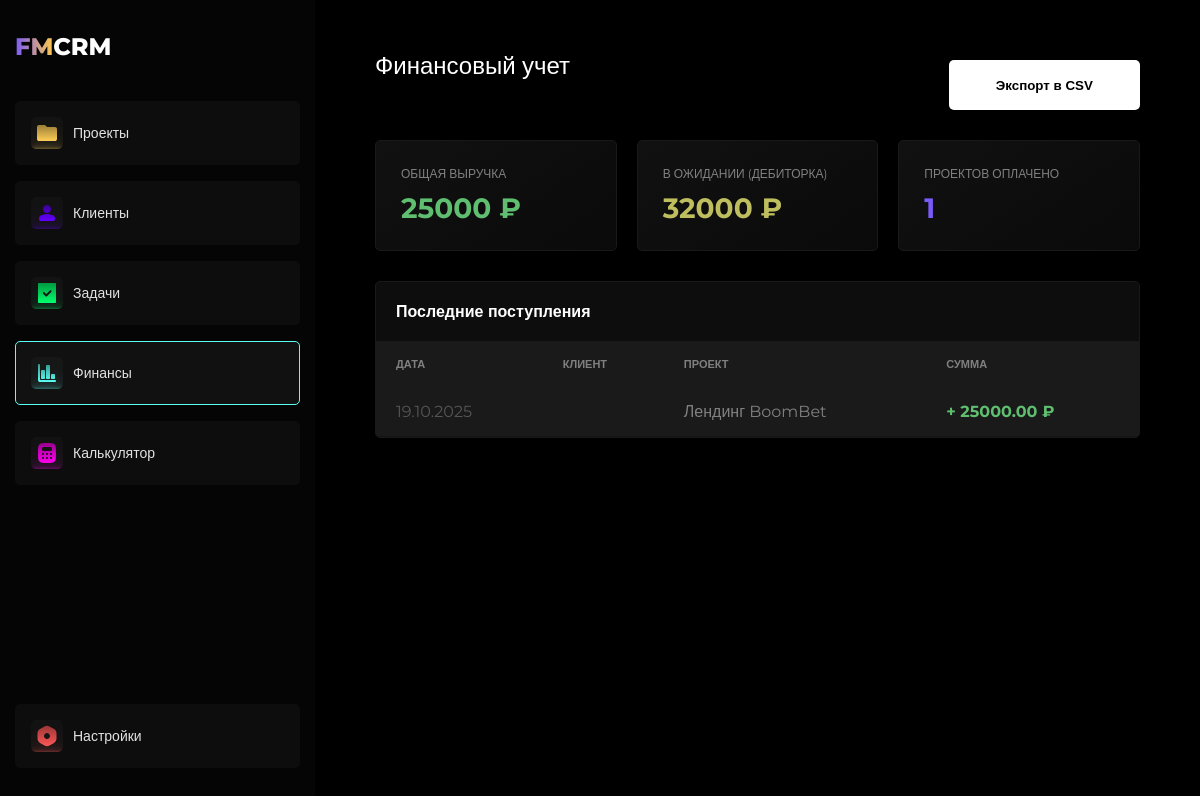
/finance/, run on an earlier commit of the app's database.
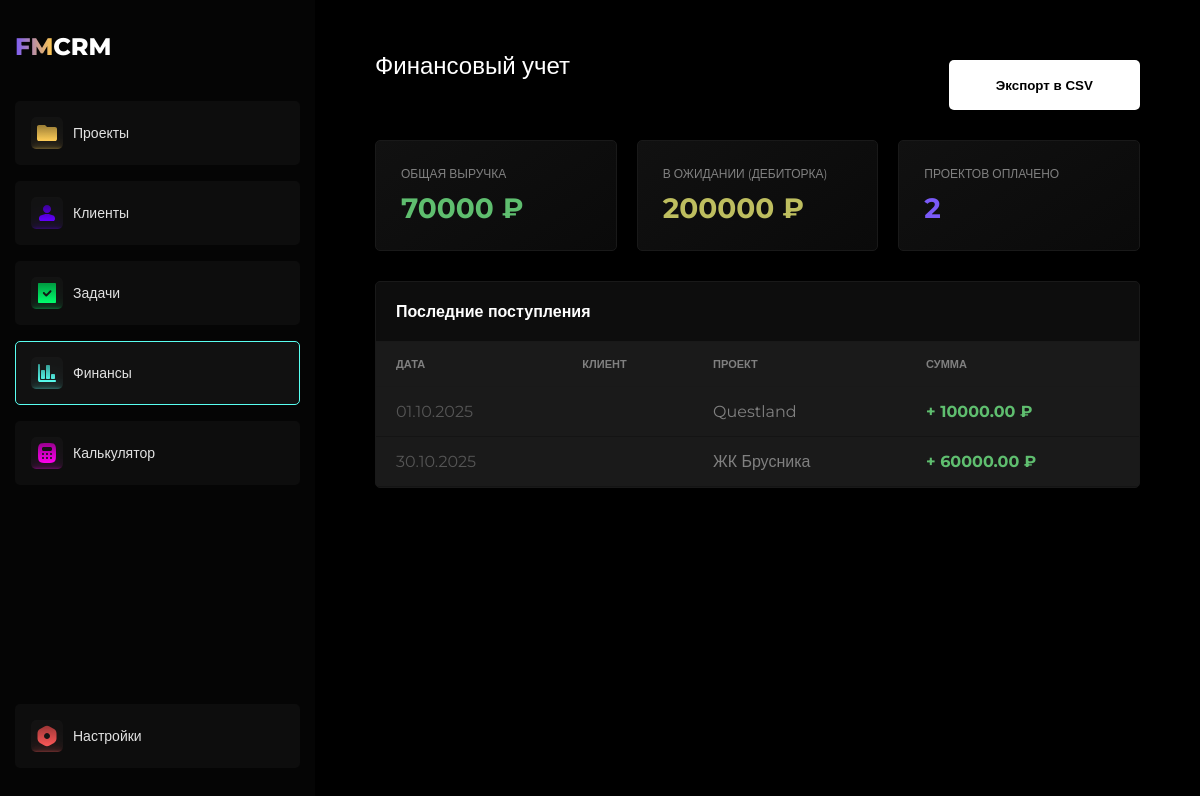
And on a later commit of the database.
### crm/models.py (models this page shows, shortened)
class Project(models.Model):
    STATUS_CHOICES = (
        ('planned', 'К выполнению'),
        ('inwork', 'В работе'),
        ('done', 'Завершён'),
        ('overdue', 'Просрочен'),
        ('paused', 'Приостановлен'),
    )
    PAYMENT_CHOICES = (
        ('paid', 'Оплачен'),
        ('not-paid', 'Не оплачен'),
        ('pending', 'Ожидает оплаты'),
    )
    title = models.CharField(max_length=200, verbose_name="Название проекта")
    client = models.ForeignKey(
        Client,
        on_delete=models.SET_NULL,
        null=True,
        blank=True,
        related_name='projects',
        verbose_name="Клиент"
    )
    description = models.TextField(blank=True, null=True, verbose_name="Описание проекта")
    status = models.CharField(max_length=20, choices=STATUS_CHOICES, default='planned', verbose_name="Статус")
    budget = models.DecimalField(max_digits=10, decimal_places=2, null=True, blank=True, verbose_name="Бюджет")
    start_date = models.DateField(null=True, blank=True, verbose_name="Дата начала")
    end_date = models.DateField(null=True, blank=True, verbose_name="Дата завершения")
    payment_status = models.CharField(max_length=20, choices=PAYMENT_CHOICES, default='not-paid', verbose_name="Оплата")
    order = models.PositiveIntegerField(default=0, verbose_name="Позиция")
    class Meta:
        ordering = ['status', 'order', 'id']

### crm/views.py (the view)
# urls.py: path('finance/', views.finance, name='finance'),
def finance(request):
    total_revenue = Project.objects.filter(payment_status='paid').aggregate(Sum('budget'))['budget__sum'] or 0
    pending_payments = Project.objects.filter(
        payment_status='pending'
    ).exclude(status='done').aggregate(Sum('budget'))['budget__sum'] or 0
    recent_payments = Project.objects.filter(payment_status='paid').select_related('client').order_by('-id')
    return render(request, 'finance.html', {
        'total_revenue': total_revenue,
        'pending_payments': pending_payments,
        'recent_payments': recent_payments,
    })

### templates/finance.html (shortened to what this page needs)
{% extends 'base.html' %}
{% block content %}
<div class="content">
    <div class="topbar">
        <h1>Финансовый учет</h1>
        <button class="add-project-btn">Экспорт в CSV</button>
    </div>
    <div style="display: grid; grid-template-columns: repeat(3, 1fr); gap: 20px; margin-bottom: 30px;">
        <div class="project-card" style="padding: 25px; border: 1px solid #191919; background: linear-gradient(145deg, #111, #0a0a0a);">
            <div style="color: #808080; font-size: 12px; text-transform: uppercase; margin-bottom: 10px;">Общая выручка</div>
            <div style="font-size: 28px; font-weight: bold; color: #5FBE6F;">{{ total_revenue }} ₽</div>
        </div>
        <div class="project-card" style="padding: 25px; border: 1px solid #191919; background: linear-gradient(145deg, #111, #0a0a0a);">
            <div style="color: #808080; font-size: 12px; text-transform: uppercase; margin-bottom: 10px;">В ожидании (дебиторка)</div>
            <div style="font-size: 28px; font-weight: bold; color: #BEBE5F;">{{ pending_payments }} ₽</div>
        </div>
        <div class="project-card" style="padding: 25px; border: 1px solid #191919; background: linear-gradient(145deg, #111, #0a0a0a);">
            <div style="color: #808080; font-size: 12px; text-transform: uppercase; margin-bottom: 10px;">Проектов оплачено</div>
            <div style="font-size: 28px; font-weight: bold; color: #7A5AF8;">{{ recent_payments|length }}</div>
        </div>
    </div>
    <div class="project-card" style="padding: 0; overflow: hidden; border: 1px solid #191919;">
        <div style="padding: 20px; border-bottom: 1px solid #191919; background: #0D0D0D;">
            <h3 style="font-size: 16px; margin: 0;">Последние поступления</h3>
        </div>
        <table style="width: 100%; border-collapse: collapse; color: white; text-align: left;">
            <thead>
                <tr style="color: #808080; font-size: 11px; text-transform: uppercase; border-bottom: 1px solid #191919;">
                    <th style="padding: 15px 20px;">Дата</th>
                    <th style="padding: 15px 20px;">Клиент</th>
                    <th style="padding: 15px 20px;">Проект</th>
                    <th style="padding: 15px 20px;">Сумма</th>
                </tr>
            </thead>
            <tbody>
                {% for payment in recent_payments %}
                <tr style="border-bottom: 1px solid #141414;">
                    <td style="padding: 15px 20px; color: #555;">{{ payment.start_date|date:"d.m.Y" }}</td>
                    <td style="padding: 15px 20px; font-weight: 500;">{{ payment.client.name }}</td>
                    <td style="padding: 15px 20px; color: #808080;">{{ payment.title }}</td>
                    <td style="padding: 15px 20px; color: #5FBE6F; font-weight: bold;">+ {{ payment.budget }} ₽</td>
                </tr>
                {% empty %}
                <tr>
                    <td colspan="4" style="padding: 40px; text-align: center; color: #444;">Пока нет зафиксированных оплат</td>
                </tr>
                {% endfor %}
            </tbody>
        </table>
    </div>
</div>
{% endblock %}

### templates/base.html (shortened to what this page needs)
{% load static %}
<!DOCTYPE html>
<html lang="ru">
<head>
    <link rel="stylesheet" href="{% static 'style.css' %}">
</head>
<body>
    <nav class="sidebar">
        <h1 class="logo"><span class="fm">FM</span>CRM</h1>
        <ul class="nav-list">
            <li class="nav-item {% if request.path == '/projects/' or request.path == '/' %}active{% endif %}">
                <a href="{% url 'projects' %}">
                    <img src="{% static 'icons/folder.svg' %}" alt="Проекты">
                    <span>Проекты</span>
                </a>
            </li>
            <li class="nav-item {% if request.path == '/clients/' %}active{% endif %}">
                <a href="{% url 'clients' %}">
                    <img src="{% static 'icons/user.svg' %}" alt="Клиенты">
                    <span>Клиенты</span>
                </a>
            </li>
            <li class="nav-item {% if request.path == '/tasks/' %}active{% endif %}">
                <a href="{% url 'tasks' %}">
                    <img src="{% static 'icons/check.svg' %}" alt="Задачи">
                    <span>Задачи</span>
                </a>
            </li>
            <li class="nav-item {% if request.path == '/finance/' %}active{% endif %}">
                <a href="{% url 'finance' %}">
                    <img src="{% static 'icons/chart.svg' %}" alt="Финансы">
                    <span>Финансы</span>
                </a>
            </li>
            <li class="nav-item {% if request.path == '/calculator/' %}active{% endif %}">
                <a href="{% url 'calculator' %}">
                    <img src="{% static 'icons/calculator.svg' %}" alt="Калькулятор">
                    <span>Калькулятор</span>
                </a>
            </li>
        </ul>
        <div class="settings {% if request.path == '/settings/' %}active{% endif %}">
            <a href="#">
                <img src="{% static 'icons/settings.svg' %}" alt="Настройки">
                <span>Настройки</span>
            </a>
        </div>
    </nav>
    <main class="content">
        {% block content %}
        {% endblock %}
    </main>
</body>
</html>

### static/style.css (style rules this page uses)
* { box-sizing: border-box; margin: 0; padding: 0; }
body { font-family: 'Montserrat', Arial, sans-serif; background-color: #000000; color: white; overflow-x: hidden; }
.topbar { display: flex; align-items: center; gap: 30px; margin-bottom: 30px; height: 50px; width: 100%; }
.add-project-btn { width: 285px; height: 50px; background-color: #FFFFFF; color: #000000; border: none; border-radius: 5px; font-weight: 700; cursor: pointer; }
.sidebar { position: fixed; top: 0; left: 0; width: 315px; height: 100vh; background-color: #050505; display: flex; flex-direction: column; padding: 32px 15px 0 15px; z-index: 100; }
.logo { font-family: 'Montserrat', sans-serif !important; font-weight: 800 !important; font-size: 24px !important; color: #ffffff !important; margin-bottom: 40px !important; }
.logo .fm { background: linear-gradient(90deg, #7A5AF8 0%, #FEC84B 100%) !important; -webkit-background-clip: text !important; -webkit-text-fill-color: transparent !important; }
.nav-list { list-style: none !important; padding: 0 !important; margin: 0 !important; display: flex !important; flex-direction: column !important; gap: 16px !important; }
.nav-item a, .settings a { display: flex !important; align-items: center !important; gap: 10px !important; text-decoration: none !important; color: #e2e2e2 !important; background-color: #0D0D0D !important; padding: 15px !important; width: 285px !important; border-radius: 5px !important; border: 1px solid transparent !important; transition: border-color 0.25s ease, background-color 0.25s ease !important; font-size: 14px !important; font-weight: 500 !important; }
.nav-item a img, .settings a img { width: 32px !important; height: 32px !important; }
.nav-item:nth-child(4).active a { border: 1px solid #59FFF1 !important; background-color: #111111 !important; }
.settings { margin-top: auto !important; margin-bottom: 30px !important; padding-bottom: 2px !important; }
.content { margin-left: 315px; padding: 30px; min-height: 100vh; background-color: #000000; width: calc(100% - 315px); }
.content h1 { font-family: 'Montserrat', Arial, sans-serif !important; font-size: 24px !important; font-weight: 500 !important; color: white !important; margin: 0 0 40px 0 !important; }
.project-card { background-color: #1A1A1A; padding: 20px; border-radius: 5px; width: 100%; transition: transform 0.2s ease; }
body { display: flex; }
.topbar { justify-content: space-between; max-width: 100%; }
.content > div { width: 100%; margin-left: 0 !important; margin-right: 0 !important; }
.content h1 { text-align: left !important; width: 100% !important; }
table { width: 100% !important; }

What changed in the data, as far as the page shows it:
removed Project: start_date "19.10.2025", title "Лендинг BoomBet", budget "25000.00"
added Project: start_date "01.10.2025", title "Questland", budget "10000.00"
added Project: start_date "30.10.2025", title "ЖК Брусника", budget "60000.00"
Also different on the page:
{{ total_revenue }}: "25000" → "70000"
{{ pending_payments }}: "32000" → "200000"
{{ recent_payments|length }}: "1" → "2"
